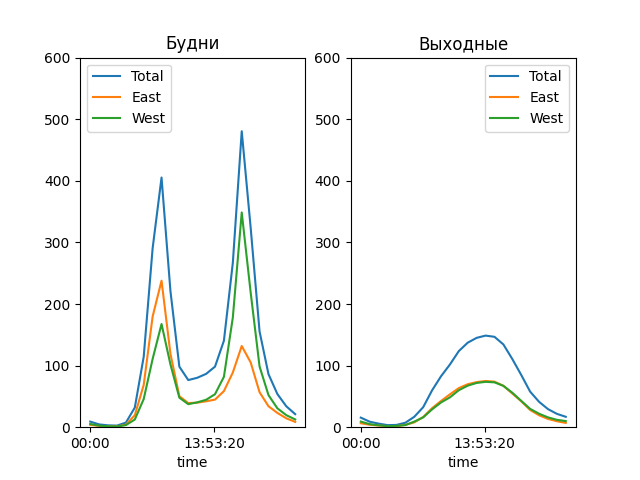
#> input picture ttt.png, 640 x 480 px
$ jupyter execute LK10.ipynb
#> lines starting #> are read from the running program, lines starting #| are printed output that depends on the picture
[cell 1]
import numpy as np
import pandas as pd
import matplotlib.pyplot as plt
import matplotlib.image as mpimg

[cell 2]
img = mpimg.imread("ttt.png")
#> img is the input picture: shape (480, 640, 4) float32; mean R, G, B, A 0.967, 0.971, 0.969, 1
plt.imshow(img)
plt.axis("off")
plt.show()

[cell 3]
# стиль MathLab
x = np.linspace(0, 10, 100)
plt.subplot(2, 1, 1)
plt.plot(x, np.sin(x))
plt.subplot(2, 1, 2)
plt.plot(x, np.sin(x))
print(plt.gcf())
print(plt.gca())
plt.show()
#> figure, not shown here; panel 1: curve peaks at x = 7.88, y = 1; panel 2: curve peaks at x = 7.88, y = 1

[cell 4]
# стиль ООП
fig, ax = plt.subplots(2)
ax[0].plot(x, np.sin(x))
ax[1].plot(x, np.cos(x))
print(fig, ax[0])
plt.show()
#> figure, not shown here; panel 1: curve peaks at x = 7.88, y = 1; panel 2: curve peaks at x = 0, y = 1

[cell 5]
x = np.linspace(0, 10, 100)
ax = plt.gca()
ax.plot(x, np.sin(x), color="blue")
ax.plot(x, np.sin(x - 1), color="g", linestyle = "solid")
ax.plot(x, np.sin(x - 2), color="0.75", linestyle = "dashed") # оттенки серого
ax.plot(x, np.sin(x - 3), color="#FFDDAA", linestyle = "dashdot")
ax.plot(x, np.sin(x - 4), color=(1.0, 0.2, 0.3), linestyle = "dotted")
ax.plot(x, np.sin(x - 5), color="salmon")
ax.plot(x, np.sin(x - 6), '--g')
plt.show()
#> figure, not shown here; curve peaks at x = 7.88, y = 1; curve peaks at x = 8.89, y = 0.999; curve peaks at x = 3.54, y = 0.999

[cell 6]
fig, ax = plt.subplots(5)
ax[0].plot(x, np.sin(x))
ax[1].plot(x, np.sin(x))
ax[2].plot(x, np.sin(x))
ax[3].plot(x, np.sin(x))
ax[4].plot(x, np.sin(x))
ax[1].set_xlim(-2, 12)
ax[1].set_ylim(-2, 0.9)
ax[2].set_xlim(12, 2)
ax[2].set_ylim(0.9, -2)
ax[3].autoscale(tight=True)
ax[4].axis('equal')
plt.show()
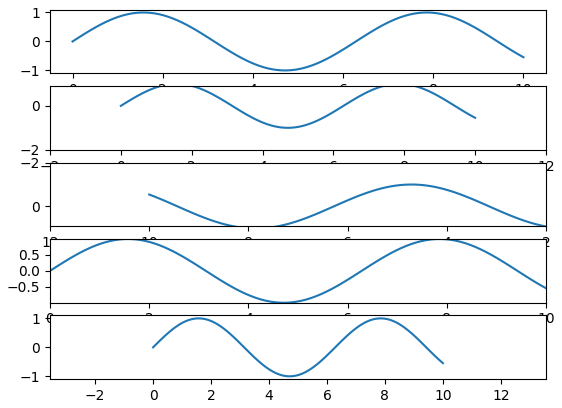
#> figure drawn by matplotlib, 5 panels; panel 1: curve peaks at x = 7.88, y = 1; panel 2: curve peaks at x = 7.88, y = 1; panel 3: curve peaks at x = 7.88, y = 1; panel 4: curve peaks at x = 7.88, y = 1

[cell 7]
plt.subplot(3, 1, 1)
plt.plot(x, np.sin(x))
plt.title("синус")
plt.xlabel("x")
plt.ylabel(r"sin(x) $\sqrt{2}$")
plt.subplot(3, 1, 2)
plt.plot(x, np.sin(x), "--g", label='sin(x)')
plt.plot(x, np.cos(x), ':b', label='cos(x)')
plt.title("синус и косинус")
plt.xlabel("x")
plt.legend()
plt.subplot(3, 1, 3)
plt.plot(x, np.sin(x), "--k", label='sin(x)')
plt.plot(x, np.cos(x), ">r", label=r'$\sin{x}$')
plt.title("синус и косинус 2")
plt.legend()
plt.subplots_adjust(hspace=0.5)
plt.show()
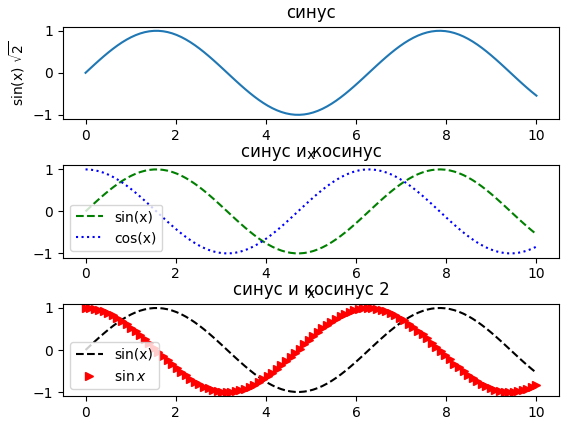
#> figure drawn by matplotlib, 3 panels; panel 1: curve peaks at x = 7.88, y = 1; panel 2: curve peaks at x = 7.88, y = 1; panel 2: curve peaks at x = 0, y = 1; panel 3: curve peaks at x = 7.88, y = 1

Диаграмма рассеивания

[cell 8]
x = np.linspace(0, 10, 100)
print(x, type(x))
y = np.sin(x)
plt.plot(x, y, "--o", markersize=10, linewidth=4,
        markerfacecolor="red",
        markeredgecolor="blue",
        markeredgewidth=3,    color="black")
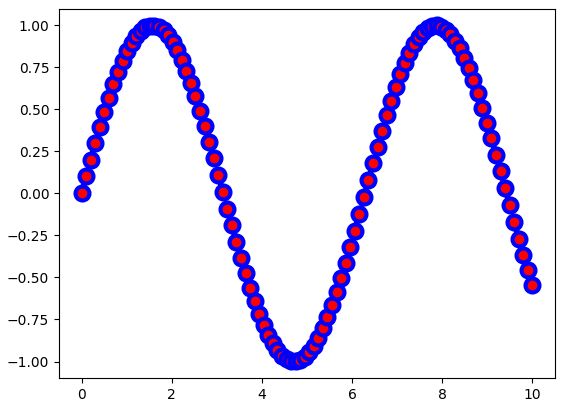
#> figure drawn by matplotlib, 1 panel; curve peaks at x = 7.88, y = 1

[cell 9]
rng = np.random.default_rng(1)
colors = rng.random(100)
sizes = 1000 * rng.random(100)

[cell 10]
plt.scatter(x, y, c=colors, s=sizes, alpha=0.3)
plt.colorbar()
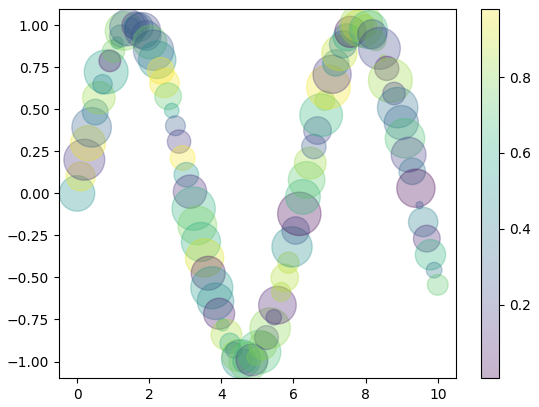
#> figure drawn by matplotlib, 2 panels

[cell 11]
from sklearn.datasets import load_iris
iris = load_iris(as_frame=True)
print(iris.frame.head())
plt.scatter(
    iris.frame["sepal length (cm)"],
    iris.frame["sepal width (cm)"],
    s = 100 * iris.frame["petal length (cm)"],
    c = iris.frame["target"],
    alpha = 0.5
)
plt.show()
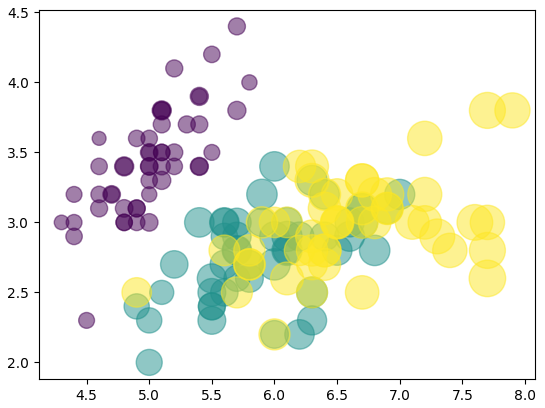
#> figure drawn by matplotlib, 1 panel

[cell 12]
rng = np.random.default_rng(1)
x = np.linspace(0, 10, 100)
dy = 0.5
y = np.sin(x) + dy*rng.random(100)
plt.plot(x, y, "-k")
plt.errorbar(x, y, yerr = dy, fmt=".r")
plt.fill_between(x, y - dy, y + dy, color = "0.75", alpha=0.7)
plt.show()
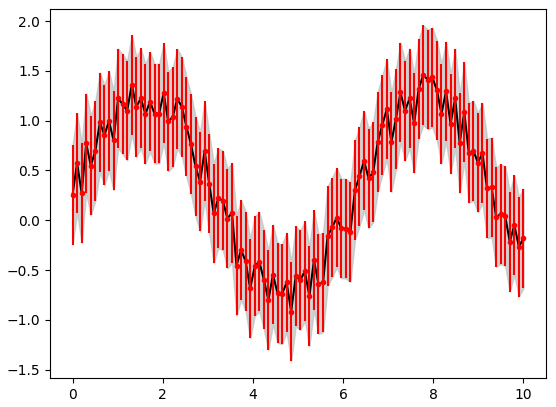
#> figure drawn by matplotlib, 1 panel; curve peaks at x = 7.78, y = 1.46; curve peaks at x = 7.78, y = 1.46

[cell 13]
# контурные графики
x = np.linspace(0, 6, 50)
y = np.linspace(0, 5, 40)
X, Y = np.meshgrid(x, y)
print(X, X.shape)
print(Y, Y.shape)

[cell 14]
def f(f, y):
    return np.sin(x + 1) ** 4 + np.cos(y*x + 3)
Z = f(X, Y)
#print(Z.shape)
cnt = plt.contour(X, Y, Z, colors = "black")
plt.clabel(cnt, inline = True)
plt.imshow(
    Z, extent=[0,6, 0,5],
    origin = "lower",
    cmap = "RdGy",
    interpolation="gaussian",
    aspect="equal"
)
plt.colorbar()
plt.show()
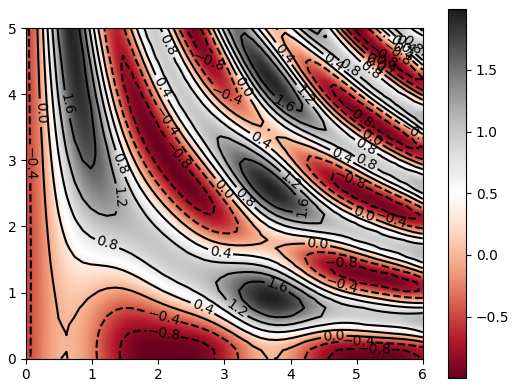
#> figure drawn by matplotlib, 2 panels

[cell 15]
# Гистограммы
rng = np.random.default_rng(1)
data = rng.normal(size=100)
plt.hist(data, bins=30)
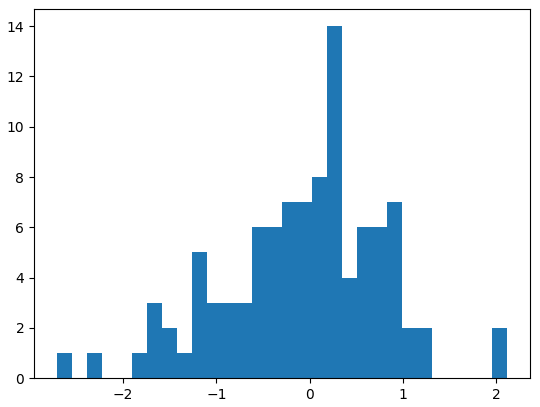
#> figure drawn by matplotlib, 1 panel; tallest bar 14 high, from x = 0.186 to 0.347

[cell 16]
x1 = rng.normal(0, 0.8, 1000)
x2 = rng.normal(-2, 1, 1000)
x3 = rng.normal(3, 2, 1000)
p = dict(alpha=0.3, bins=40)
plt.hist(x1, **p)
plt.hist(x2, **p)
plt.hist(x3, **p)
plt.show()
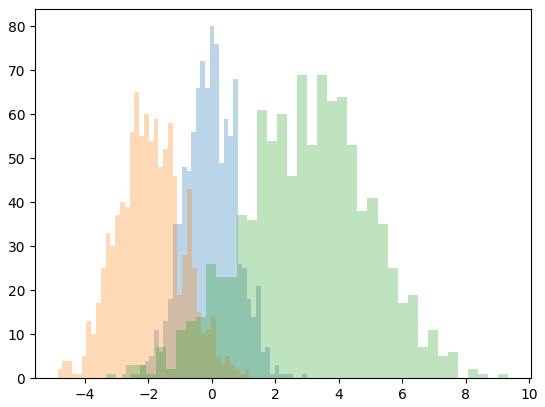
#> figure drawn by matplotlib, 1 panel; tallest bar 80 high, from x = -0.0649 to 0.0811; tallest bar 65 high, from x = -2.44 to -2.29
print(np.histogram(x1, bins=40))

[cell 17]
mean = [0, 0]
cov = [[1,1], [1, 3]]
x, y = rng.multivariate_normal(mean, cov, 10000).T
plt.hist2d(x, y, bins = 40)
print(np.histogram2d(x, y, bins=2))
plt.show()
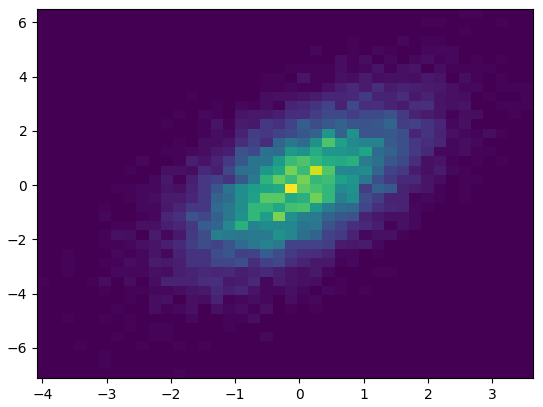
#> figure drawn by matplotlib, 1 panel
